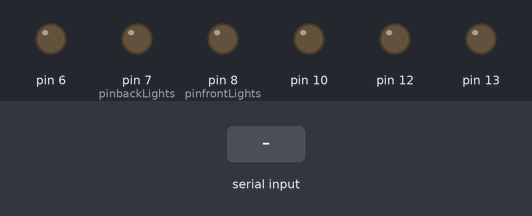
A sketch run on a simulated Arduino Uno, built with avr-gcc and run on an emulated ATmega328P. Shown: output pins drawn as LEDs (lit = HIGH). Inputs (shaded band) come from the test bench.

Above: at 1.2 s.
1.3 s: "90,45\n" received over Serial
At 1.7 s:
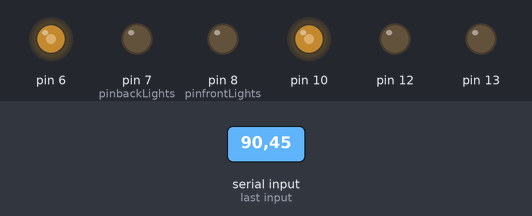
3.3 s: byte 85 ('U') received over Serial
At 3.7 s:
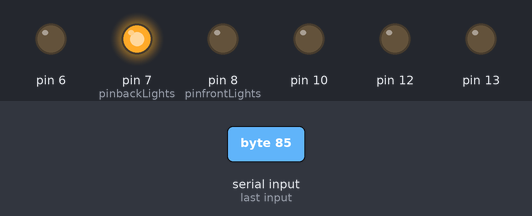
5.3 s: "I" received over Serial
At 5.7 s:
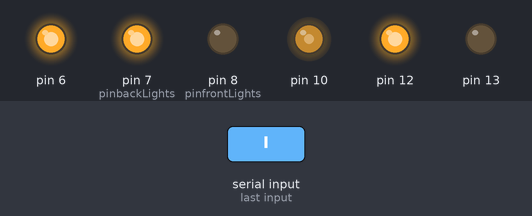
7.3 s: "J" received over Serial
At 7.7 s:
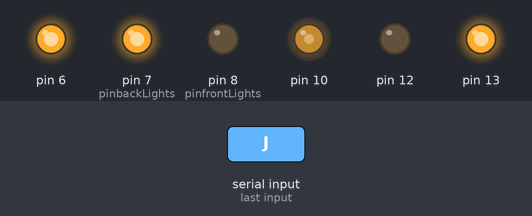
9.3 s: "G" received over Serial
At 9.55 s:
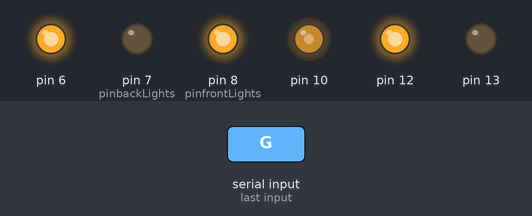
11.3 s: "H" received over Serial
At 11.7 s:
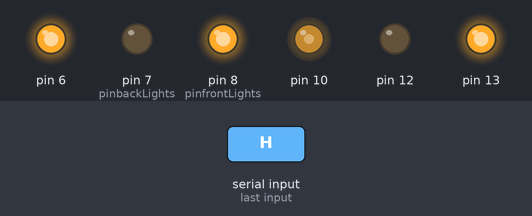
Timing chart, 0 to 14.3 s (numbered marks = the images above; inputs shaded):
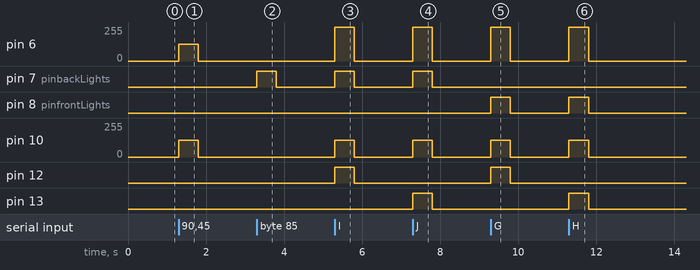

The sketch:

ardu2WD.ino
```cpp
#include <L293.h>
#define In1 8
#define In2 7
#define En1 6
#define In3 12
#define In4 13
#define En2 10
#define pinfrontLights 8
#define pinbackLights  7
#define Tx 3
#define Rx 2

//L293(pinLeft, pinRight, pinLftRgtEn, pinForward, pinBack, pinFwdBakVel);
L293 yellowCar(In1, In2, En1, In3, In4, En2);
char command = 'S';
char prevCommand = 'A';
int velocity = 0;
int velLeftMotor = 0; int velRightMotor = 0;

unsigned long timer0 = 2000;  //Stores the time (in millis since execution started)
unsigned long timer1 = 0;  //Stores the time when the last command was received from the phone

void setup(){
  Serial.begin(9600);  //Set the baud rate to that of your Bluetooth module.
  pinMode(pinfrontLights, OUTPUT);
  pinMode(pinbackLights, OUTPUT);
}

void loop(){
  if(Serial.available() > 0){
    timer1 = millis();
    prevCommand = command;
    command = Serial.read();
    //Change pin mode only if new command is different from previous.
    if(command!=prevCommand){
      //Serial.println(command);
      switch(command){
      case 'F':
        yellowCar.forward_2W(En1,En2);
        break;
      case 'B':
        yellowCar.back_2W(En1, En2);
        break;
      case 'L':
        yellowCar.rotateLeft_2W(velLeftMotor, velRightMotor);
        break;
      case 'R':
        yellowCar.rotateRight_2W(velLeftMotor, velRightMotor);
        break;
      case 'S':
        yellowCar.stopped_2W();
        break;
      case 'I':
        yellowCar.forwardRight_4W(velocity);
        break;
      case 'J':
        yellowCar.backRight_4W(velocity);
        break;
      case 'G':
        yellowCar.forwardLeft_4W(velocity);
        break;
      case 'H':
        yellowCar.backLeft_4W(velocity);
        break;
      case 'W':  //Font ON
        digitalWrite(pinfrontLights, HIGH);
        break;
      case 'w':  //Font OFF
        digitalWrite(pinfrontLights, LOW);
        break;
      case 'U':  //Back ON
        digitalWrite(pinbackLights, HIGH);
        break;
      case 'u':  //Back OFF
        digitalWrite(pinbackLights, LOW);
        break;
      case 'D':  //Everything OFF
        digitalWrite(pinfrontLights, LOW);
        digitalWrite(pinbackLights, LOW);
        yellowCar.stopped_2W();
        break;
      default:  //Get velocity
        if(command=='q'){
          velocity = 255;  //Full velocity
          velLeftMotor = 255; velRightMotor = 255;
          yellowCar.setSpeeds_2W(velLeftMotor, velRightMotor);
        }
        else{
          //Chars '0' - '9' have an integer equivalence of 48 - 57, accordingly.
          if((command >= 48) && (command <= 57)){
            //Subtracting 48 changes the range from 48-57 to 0-9.
            //Multiplying by 25 changes the range from 0-9 to 0-225.
            velocity = (command - 48)*25;
            velLeftMotor = (command - 48)*25;
            velRightMotor =(command - 48)*25;
            yellowCar.setSpeeds_2W(velLeftMotor,velRightMotor);
          }
        }
      }
    }
  }
  else{
    timer0 = millis();  //Get the current time (millis since execution started).
    //Check if it has been 500ms since we received last command.
    if((timer0 - timer1)>500){
      //More tan 500ms have passed since last command received, car is out of range.
      //Therefore stop the car and turn lights off.
      digitalWrite(pinfrontLights, LOW);
      digitalWrite(pinbackLights, LOW);
      yellowCar.stopped_2W();
    }
  }
}
```

L293.cpp
```cpp
#include "Arduino.h"
#include "L293.h"
L293::L293(int pinMotor_A_dir0, int pinMotor_A_dir1, int pinMotor_A_speed, int pinMotor_B_dir0, int pinMotor_B_dir1, int pinMotor_B_speed)
{
	pinMode(pinMotor_A_dir0, OUTPUT);
	_pinMotor_A_dir0 = pinMotor_A_dir0;
	pinMode(pinMotor_A_dir1, OUTPUT);
	_pinMotor_A_dir1 = pinMotor_A_dir1;
	pinMode(pinMotor_A_speed, OUTPUT);
	_pinMotor_A_speed = pinMotor_A_speed;
	pinMode(pinMotor_B_dir0, OUTPUT);
	_pinMotor_B_dir0 = pinMotor_B_dir0;
	pinMode(pinMotor_B_dir1, OUTPUT);
	_pinMotor_B_dir1 = pinMotor_B_dir1;
	pinMode(pinMotor_B_speed, OUTPUT);
	_pinMotor_B_speed = pinMotor_B_speed;
}

L293::L293(int pinMotor_A_dir0, int pinMotor_A_dir1, int pinMotor_A_speed)
{
	pinMode(pinMotor_A_dir0, OUTPUT);
	_pinMotor_A_dir0 = pinMotor_A_dir0;
	pinMode(pinMotor_A_dir1, OUTPUT);
	_pinMotor_A_dir1 = pinMotor_A_dir1;
	pinMode(pinMotor_A_speed, OUTPUT);
	_pinMotor_A_speed = pinMotor_A_speed;
}

void L293::forward_1W(int velSingleMotor){
	_velSingleMotor = velSingleMotor;
	digitalWrite(_pinMotor_A_dir0,HIGH);
	digitalWrite(_pinMotor_A_dir1,LOW);
	analogWrite(_pinMotor_A_speed,_velSingleMotor);
}

void L293::back_1W(int velSingleMotor){
	_velSingleMotor = velSingleMotor;
	digitalWrite(_pinMotor_A_dir0,LOW);
	digitalWrite(_pinMotor_A_dir1,HIGH);
	analogWrite(_pinMotor_A_speed,_velSingleMotor);
}

void L293::stopped_1W(){
	_velSingleMotor = 0;
	digitalWrite(_pinMotor_A_dir0,LOW);
	digitalWrite(_pinMotor_A_dir1,LOW);
	analogWrite(_pinMotor_A_speed,_velSingleMotor);
}

void L293::setSpeed_1W(int velSingleMotor){
	_velSingleMotor = velSingleMotor;
	analogWrite(_pinMotor_A_speed,_velSingleMotor);
}

void L293::forward_2W(int velLeftMotor, int velRightMotor)
{
	_velLeftMotor = velLeftMotor;
	_velRightMotor = velRightMotor;
	digitalWrite(_pinMotor_A_dir0,HIGH);
	digitalWrite(_pinMotor_A_dir1,LOW);
	analogWrite(_pinMotor_A_speed,_velLeftMotor);
	digitalWrite(_pinMotor_B_dir0,HIGH);
	digitalWrite(_pinMotor_B_dir1,LOW);
	analogWrite(_pinMotor_B_speed,_velRightMotor);
}

void L293::back_2W(int velLeftMotor, int velRightMotor)
{
	_velLeftMotor = velLeftMotor;
	_velRightMotor = velRightMotor;
	digitalWrite(_pinMotor_A_dir0,LOW);
	digitalWrite(_pinMotor_A_dir1,HIGH);
	analogWrite(_pinMotor_A_speed,_velLeftMotor);
	digitalWrite(_pinMotor_B_dir0,LOW);
	digitalWrite(_pinMotor_B_dir1,HIGH);
	analogWrite(_pinMotor_B_speed,_velRightMotor);
}

void L293::rotateLeft_2W(int velLeftMotor, int velRightMotor)
{
	_velLeftMotor = velLeftMotor;
	_velRightMotor = velRightMotor;
	digitalWrite(_pinMotor_A_dir0,LOW);
	digitalWrite(_pinMotor_A_dir1,HIGH);
	analogWrite(_pinMotor_A_speed,_velLeftMotor);
	digitalWrite(_pinMotor_B_dir0,HIGH);
	digitalWrite(_pinMotor_B_dir1,LOW);
	analogWrite(_pinMotor_B_speed,_velRightMotor);
}

void L293::rotateRight_2W(int velLeftMotor, int velRightMotor)
{
	_velLeftMotor = velLeftMotor;
	_velRightMotor = velRightMotor;
	digitalWrite(_pinMotor_A_dir0,HIGH);
	digitalWrite(_pinMotor_A_dir1,LOW);
	analogWrite(_pinMotor_A_speed,_velLeftMotor);
	digitalWrite(_pinMotor_B_dir0,LOW);
	digitalWrite(_pinMotor_B_dir1,HIGH);
	analogWrite(_pinMotor_B_speed,_velRightMotor);
}

void L293::stopped_2W()
{
	_velLeftMotor = 0;
	_velRightMotor = 0;
	digitalWrite(_pinMotor_A_dir0,LOW);
	digitalWrite(_pinMotor_A_dir1,LOW);
	analogWrite(_pinMotor_A_speed,_velLeftMotor);
	digitalWrite(_pinMotor_B_dir0,LOW);
	digitalWrite(_pinMotor_B_dir1,LOW);
	analogWrite(_pinMotor_B_speed,_velRightMotor);
}

void L293::setSpeeds_2W(int velLeftMotor, int velRightMotor)
{
	_velLeftMotor = velLeftMotor;
	_velRightMotor = velRightMotor;
	analogWrite(_pinMotor_A_speed,_velLeftMotor);
	analogWrite(_pinMotor_B_speed,_velRightMotor);
}

void L293::setSpeedLeft_2W(int velLeftMotor)
{
	_velLeftMotor = velLeftMotor;
	analogWrite(_pinMotor_A_speed,_velLeftMotor);
}

void L293::setSpeedRight_2W(int velRightMotor)
{
	_velRightMotor = velRightMotor;
	analogWrite(_pinMotor_B_speed,_velRightMotor);
}

void L293::forward_4W(int velBackMotor)
{
	_velBackMotor = velBackMotor;
	digitalWrite(_pinMotor_A_dir0,LOW);
	digitalWrite(_pinMotor_A_dir1,LOW);
	digitalWrite(_pinMotor_A_speed,LOW);
	digitalWrite(_pinMotor_B_dir0,HIGH);
	digitalWrite(_pinMotor_B_dir1,LOW);
	analogWrite(_pinMotor_B_speed,_velBackMotor);
}

void L293::back_4W(int velBackMotor)
{
	_velBackMotor = velBackMotor;
	digitalWrite(_pinMotor_A_dir0,LOW);
	digitalWrite(_pinMotor_A_dir1,LOW);
	digitalWrite(_pinMotor_A_speed,LOW);
	digitalWrite(_pinMotor_B_dir0,LOW);
	digitalWrite(_pinMotor_B_dir1,HIGH);
	analogWrite(_pinMotor_B_speed,_velBackMotor);
}

void L293::left_4W()
{
	_velBackMotor = 0;
	digitalWrite(_pinMotor_A_dir0,HIGH);
	digitalWrite(_pinMotor_A_dir1,LOW);
	digitalWrite(_pinMotor_A_speed,HIGH);
	digitalWrite(_pinMotor_B_dir0,LOW);
	digitalWrite(_pinMotor_B_dir1,LOW);
	analogWrite(_pinMotor_B_speed,_velBackMotor);
}

void L293::right_4W()
{
	_velBackMotor = 0;
	digitalWrite(_pinMotor_A_dir0,LOW);
	digitalWrite(_pinMotor_A_dir1,HIGH);
	digitalWrite(_pinMotor_A_speed,HIGH);
	digitalWrite(_pinMotor_B_dir0,LOW);
	digitalWrite(_pinMotor_B_dir1,LOW);
	analogWrite(_pinMotor_B_speed,_velBackMotor);
}

void L293::forwardLeft_4W(int velBackMotor)
{
	_velBackMotor = velBackMotor;
	digitalWrite(_pinMotor_A_dir0,HIGH);
	digitalWrite(_pinMotor_A_dir1,LOW);
	digitalWrite(_pinMotor_A_speed,HIGH);
	digitalWrite(_pinMotor_B_dir0,HIGH);
	digitalWrite(_pinMotor_B_dir1,LOW);
	analogWrite(_pinMotor_B_speed,_velBackMotor);
}

void L293::forwardRight_4W(int velBackMotor)
{
	_velBackMotor = velBackMotor;
	digitalWrite(_pinMotor_A_dir0,LOW);
	digitalWrite(_pinMotor_A_dir1,HIGH);
	digitalWrite(_pinMotor_A_speed,HIGH);
	digitalWrite(_pinMotor_B_dir0,HIGH);
	digitalWrite(_pinMotor_B_dir1,LOW);
	analogWrite(_pinMotor_B_speed,_velBackMotor);
}

void L293::backLeft_4W(int velBackMotor)
{
	_velBackMotor = velBackMotor;
	digitalWrite(_pinMotor_A_dir0,HIGH);
	digitalWrite(_pinMotor_A_dir1,LOW);
	digitalWrite(_pinMotor_A_speed,HIGH);
	digitalWrite(_pinMotor_B_dir0,LOW);
	digitalWrite(_pinMotor_B_dir1,HIGH);
	analogWrite(_pinMotor_B_speed,_velBackMotor);
}

void L293::backRight_4W(int velBackMotor)
{
	_velBackMotor = velBackMotor;
	digitalWrite(_pinMotor_A_dir0,LOW);
	digitalWrite(_pinMotor_A_dir1,HIGH);
	digitalWrite(_pinMotor_A_speed,HIGH);
	digitalWrite(_pinMotor_B_dir0,LOW);
	digitalWrite(_pinMotor_B_dir1,HIGH);
	analogWrite(_pinMotor_B_speed,_velBackMotor);
}

void L293::stopped_4W()
{
	_velBackMotor = 0;
	digitalWrite(_pinMotor_A_dir0,LOW);
	digitalWrite(_pinMotor_A_dir1,LOW);
	digitalWrite(_pinMotor_A_speed,LOW);
	digitalWrite(_pinMotor_B_dir0,LOW);
	digitalWrite(_pinMotor_B_dir1,LOW);
	analogWrite(_pinMotor_B_speed,_velBackMotor);
}

void L293::setSpeed_4W(int velBackMotor){
	_velBackMotor = velBackMotor;
	analogWrite(_pinMotor_B_speed,_velBackMotor);
}
```

L293.h
```cpp
#ifndef L293_h
#define L293_h

#include "Arduino.h"

class L293
{
	public:
		L293(int pinMotor_A_dir0, int pinMotor_A_dir1, int pinMotor_A_speed, int pinMotor_B_dir0, int pinMotor_B_dir1, int pinMotor_B_speed);
		L293(int pinMotor_A_dir0, int pinMotor_A_dir1, int pinMotor_A_speed);

		void forward_1W(int velSingleMotor);
		void back_1W(int velSingleMotor);
		void stopped_1W();
		void setSpeed_1W(int velSingleMotor);

		void forward_2W(int velLeftMotor, int velRightMotor);
		void back_2W(int velLeftMotor, int velRightMotor);
		void rotateLeft_2W(int velLeftMotor, int velRightMotor);
		void rotateRight_2W(int velLeftMotor, int velRightMotor);
		void stopped_2W();
		void setSpeeds_2W(int velLeftMotor, int velRightMotor);
		void setSpeedLeft_2W(int velLeftMotor);
		void setSpeedRight_2W(int velRightMotor);

		void forward_4W(int velBackMotor);
		void back_4W(int velBackMotor);
		void left_4W();
		void right_4W();
		void forwardLeft_4W(int velBackMotor);
		void forwardRight_4W(int velBackMotor);
		void backLeft_4W(int velBackMotor);
		void backRight_4W(int velBackMotor);
		void stopped_4W();
		void setSpeed_4W(int velBackMotor);
	private:
		int _pinMotor_A_dir0;
		int _pinMotor_A_dir1;
		int _pinMotor_A_speed;
		int _pinMotor_B_dir0;
		int _pinMotor_B_dir1;
		int _pinMotor_B_speed;
		int _velLeftMotor;
		int _velRightMotor;
		int _velBackMotor;
		int _velSingleMotor;
};

#endif
```

Measured:
- after the input at 1.3 s, pin 6, pin 10: 0/255 → 125/255 at once, → 0/255 0.50 s later
- after the input at 3.3 s, pin 7 (pinbackLights): LOW → HIGH at once, → LOW 0.50 s later
- after the input at 5.3 s, pin 6: 0/255 → 255/255 at once, → 0/255 0.50 s later; pin 7 (pinbackLights), pin 12: LOW → HIGH at once, → LOW 0.50 s later; pin 10: 0/255 → 125/255 at once, → 0/255 0.50 s later
- after the input at 7.3 s, pin 6: 0/255 → 255/255 at once, → 0/255 0.50 s later; pin 7 (pinbackLights), pin 13: LOW → HIGH at once, → LOW 0.50 s later; pin 10: 0/255 → 125/255 at once, → 0/255 0.50 s later
- after the input at 9.3 s, pin 6: 0/255 → 255/255 at once, → 0/255 0.50 s later; pin 8 (pinfrontLights), pin 12: LOW → HIGH at once, → LOW 0.50 s later; pin 10: 0/255 → 125/255 at once, → 0/255 0.50 s later
- after the input at 11.3 s, pin 6: 0/255 → 255/255 at once, → 0/255 0.50 s later; pin 8 (pinfrontLights), pin 13: LOW → HIGH at once, → LOW 0.50 s later; pin 10: 0/255 → 125/255 at once, → 0/255 0.50 s later
